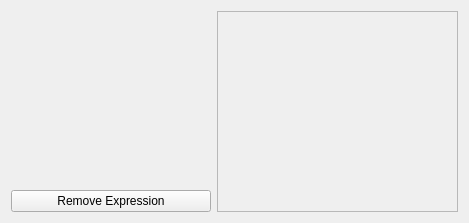
<?xml version="1.0" encoding="UTF-8"?>
<ui version="4.0">
 <class>DiceExpressionBlock</class>
 <widget class="QWidget" name="DiceExpressionBlock">
  <property name="geometry">
   <rect>
    <x>0</x>
    <y>0</y>
    <width>469</width>
    <height>223</height>
   </rect>
  </property>
  <property name="windowTitle">
   <string>Form</string>
  </property>
  <layout class="QGridLayout" name="gridLayout_2">
   <item row="0" column="0">
    <widget class="QWidget" name="diceExpressionInputPlaceholder" native="true">
     <property name="minimumSize">
      <size>
       <width>200</width>
       <height>0</height>
      </size>
     </property>
    </widget>
   </item>
   <item row="1" column="0">
    <widget class="QPushButton" name="removeBlockButton">
     <property name="text">
      <string>Remove Expression</string>
     </property>
    </widget>
   </item>
   <item row="0" column="1" rowspan="2">
    <widget class="QScrollArea" name="scrollArea">
     <property name="widgetResizable">
      <bool>true</bool>
     </property>
     <widget class="QWidget" name="scrollAreaWidgetContents">
      <property name="geometry">
       <rect>
        <x>0</x>
        <y>0</y>
        <width>243</width>
        <height>203</height>
       </rect>
      </property>
      <layout class="QGridLayout" name="gridLayout">
       <item row="0" column="0">
        <widget class="QWidget" name="scrollAreaWidget" native="true"/>
       </item>
      </layout>
     </widget>
    </widget>
   </item>
  </layout>
 </widget>
 <resources/>
 <connections/>
</ui>
